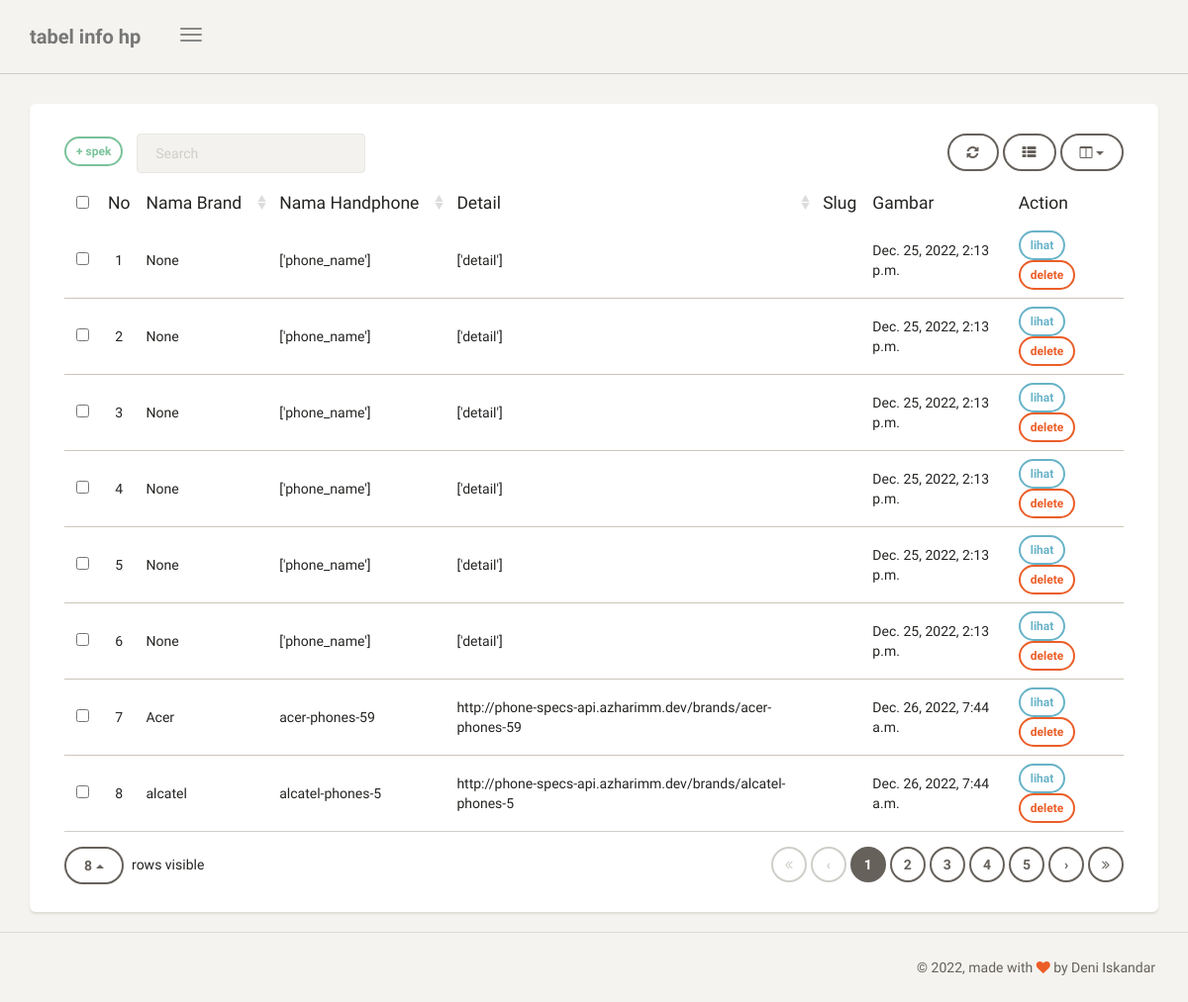
Screenshot of /dashboard/info/ with the database file from the repository.
### hp/models.py (models this page shows, shortened)
class Info(models.Model):
    nomor = models.IntegerField(max_length=100,blank=True, null=True)
    nama = models.CharField(max_length=100,blank=True, null=True)
    produk = models.TextField(max_length=100,blank=True, null=True)
    count = models.IntegerField(blank=True, null=True)
    detail = models.TextField(blank=True, null=True)
    date = models.DateTimeField(auto_now_add=True, blank=True, null=True)

### hp/views.py (the view)
# urls.py: path('info/', info, name='tabel_info'),
def info(request):
    template_name = "back/tabel_info.html"
    info = Info.objects.all()
    context = {
        'title' : 'tabel info hp',
        'info':info,
    }
    return render(request, template_name, context)

### templates/back/tabel_info.html (shortened to what this page needs)
{% extends 'back/base.html' %}
{% block content %}
<div class="content">
    <div class="container-fluid">
        <div class="row">
            <div class="col-md-12">
                <div class="card">
                    <div class="card-content">
                        <div class="toolbar">
                            <a class="btn btn-sm btn-success" href="{% url 'sinkron_hp' %}">+ spek </a> &nbsp;&nbsp;&nbsp;
                        </div>
                        <table id="bootstrap-table" class="table">
                            <thead>
                                <th data-field="id" class="text-center">No</th>
                                <th data-field="name" data-sortable="true">Nama Brand</th>
                                <th data-field="salary" data-sortable="true">Nama Handphone</th>
                                <th data-field="country" data-sortable="true">Detail</th>
                                <th data-field="city">Slug</th>
                                <th data-field="date">Gambar</th>
                                <th>Action</th>
                            </thead>
                            <tbody>
                                {% for a in info %}
                                <tr>
                                    <td>{{forloop.counter}}</td>
                                    <td>{{a.nama}}</td>
                                    <td>{{a.produk}}</td>
                                    <td>{{a.detail}}</td>
                                    <td>{{a.merk}}</td>
                                    <td>{{a.date}}</td>
                                    <td>
                                        <a class="btn btn-sm btn-info" href="">lihat</a>
                                        <a onclick="return confirm('delete spesifikasi?;')" class="btn btn-sm btn-danger" href="{% url 'delete_info' %}">delete</a>
                                    </td>
                                </tr>
                                {% endfor %}
                            </tbody>
                        </table>
                    </div>
                </div>
            </div>
        </div>
    </div>
</div>
{% endblock content %}

### templates/back/base.html (shortened to what this page needs)
{% load static %}
<!doctype html>
<html lang="en">
<head>
    <link href="{% static 'back/css/bootstrap.min.css' %}" rel="stylesheet" />
    <link href="{% static 'back/css/paper-dashboard.css' %}" rel="stylesheet"/>
    <link href="{% static 'back/css/demo.css' %}" rel="stylesheet" />
    <link href="https://maxcdn.bootstrapcdn.com/font-awesome/latest/css/font-awesome.min.css" rel="stylesheet">
    <link href="{% static 'back/css/themify-icons.css' %}" rel="stylesheet">
</head>
<body>
	<div class="wrapper">
	    <div class="main-panel">
			<nav class="navbar navbar-default">
	            <div class="container-fluid">
	                <div class="navbar-header">
	                    <button type="button" class="navbar-toggle">
	                        <span class="icon-bar bar1"></span>
	                        <span class="icon-bar bar2"></span>
	                        <span class="icon-bar bar3"></span>
	                    </button>
	                    <a class="navbar-brand" href="#datatable">{{title}}</a>
	                </div>
	                <div class="collapse navbar-collapse">
	                </div>
	            </div>
	        </nav>
			{% block content %}
			{% endblock content %}
	        <footer class="footer">
	            <div class="container-fluid">
					<div class="copyright pull-right">
	                    &copy; <script>document.write(new Date().getFullYear())</script>, made with <i class="fa fa-heart heart"></i> by Deni Iskandar</a>
	                </div>
	            </div>
	        </footer>
	    </div>
	</div>
</body>
</html>

### templates/back/menu.html (shortened to what this page needs)
{% load static %}

### rows the page displays
Info: nama "None", produk "['phone_name']", detail "['detail']", date "Dec. 25, 2022, 2:13 p.m."
Info: nama "None", produk "['phone_name']", detail "['detail']", date "Dec. 25, 2022, 2:13 p.m."
Info: nama "None", produk "['phone_name']", detail "['detail']", date "Dec. 25, 2022, 2:13 p.m."
Info: nama "None", produk "['phone_name']", detail "['detail']", date "Dec. 25, 2022, 2:13 p.m."
Info: nama "None", produk "['phone_name']", detail "['detail']", date "Dec. 25, 2022, 2:13 p.m."
Info: nama "None", produk "['phone_name']", detail "['detail']", date "Dec. 25, 2022, 2:13 p.m."
Info: nama "Acer", produk "acer-phones-59", detail "http://phone-specs-api.azharimm.dev/brands/acer-phones-59", date "Dec. 26, 2022, 7:44 a.m."
Info: nama "alcatel", produk "alcatel-phones-5", detail "http://phone-specs-api.azharimm.dev/brands/alcatel-phones-5", date "Dec. 26, 2022, 7:44 a.m."

### other values shown
{{ title }} "tabel info hp"
